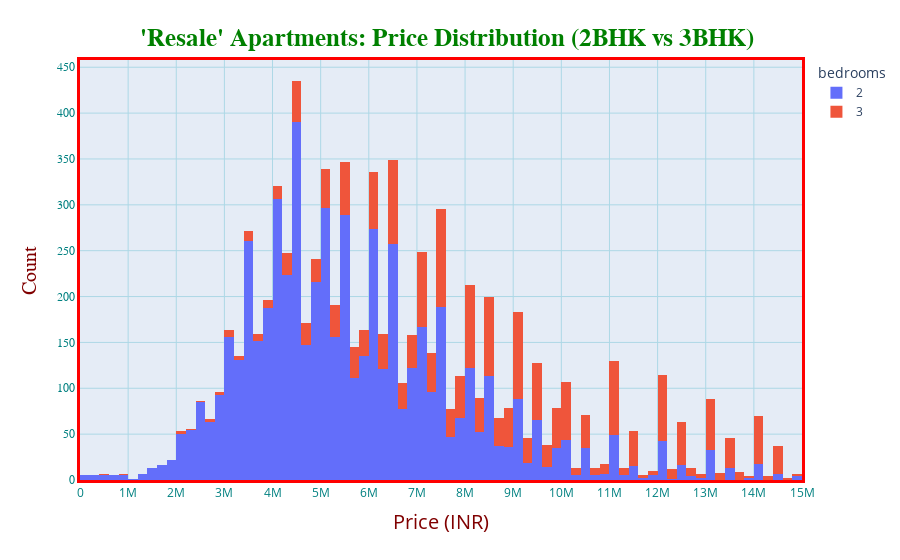

The notebook cell this image was saved under:
### Code cell
fig = px.histogram(df3, x="price", color="bedrooms")

fig.update_layout(title_text="<b>'Resale' Apartments: Price Distribution (2BHK vs 3BHK) </b>",
                 title_font_size=25,
                 title_font_color='green',
                 title_font_family='Titillium Web',
                 title_x=0.5,
                 title_y=0.95,
                 title_xanchor='center',
                 title_yanchor='top',
                 yaxis={'categoryorder':'total ascending'}
                 )

fig.update_xaxes(
        color='teal',
        title_text='Price (INR)',
        title_font_family='Open Sans',
        title_font_size=20,
        title_font_color='maroon',
        title_standoff = 15,
        gridcolor='lightblue',
        tickmode='auto',
        nticks=20,
        linecolor='red',
        linewidth=3,
        mirror=True)

fig.update_yaxes(
        color='Teal',
        title_text='Count',
        title_font_family='Droid Sans',
        title_font_size=20,
        title_font_color='maroon',
        title_standoff = 15,
        tickfont_family='Arial',
        nticks = 20,
        gridcolor='lightblue',
        linecolor='red',
        linewidth=3,
        mirror = True)

fig.show()

### Figure 1 — Plotly figure (JSON) as saved in the notebook; plotly's stock layout.template omitted (floating-point values rounded to 4 significant figures; data arrays with more than 128 entries replaced by an {"elided": "..."} marker saying what was removed)
{"data": [{"alignmentgroup": "True", "bingroup": "x", "hovertemplate": "bedrooms=2<br>price=%{x}<br>count=%{y}<extra></extra>", "legendgroup": "2", "marker": {"color": "#636efa", "pattern": {"shape": ""}}, "name": "2", "offsetgroup": "2", "orientation": "v", "showlegend": true, "type": "histogram", "x": {"elided": "6066 int values"}, "xaxis": "x", "yaxis": "y"}, {"alignmentgroup": "True", "bingroup": "x", "hovertemplate": "bedrooms=3<br>price=%{x}<br>count=%{y}<extra></extra>", "legendgroup": "3", "marker": {"color": "#EF553B", "pattern": {"shape": ""}}, "name": "3", "offsetgroup": "3", "orientation": "v", "showlegend": true, "type": "histogram", "x": {"elided": "2177 int values"}, "xaxis": "x", "yaxis": "y"}], "layout": {"barmode": "relative", "legend": {"title": {"text": "bedrooms"}, "tracegroupgap": 0}, "margin": {"t": 60}, "title": {"font": {"color": "green", "family": "Titillium Web", "size": 25}, "text": "<b>'Resale' Apartments: Price Distribution (2BHK vs 3BHK) </b>", "x": 0.5, "xanchor": "center", "y": 0.95, "yanchor": "top"}, "xaxis": {"anchor": "y", "color": "teal", "domain": [0, 1], "gridcolor": "lightblue", "linecolor": "red", "linewidth": 3, "mirror": true, "nticks": 20, "tickmode": "auto", "title": {"font": {"color": "maroon", "family": "Open Sans", "size": 20}, "standoff": 15, "text": "Price (INR)"}}, "yaxis": {"anchor": "x", "categoryorder": "total ascending", "color": "Teal", "domain": [0, 1], "gridcolor": "lightblue", "linecolor": "red", "linewidth": 3, "mirror": true, "nticks": 20, "tickfont": {"family": "Arial"}, "title": {"font": {"color": "maroon", "family": "Droid Sans", "size": 20}, "standoff": 15, "text": "Count"}}}}
